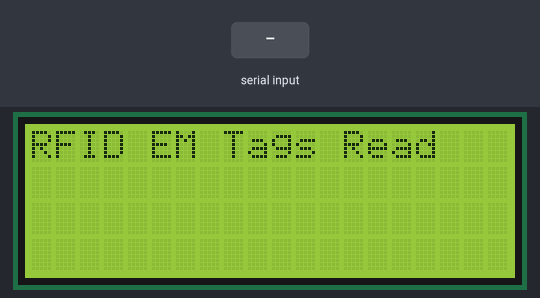
A sketch run on a simulated Arduino Mega 2560, built with avr-gcc and run on an emulated ATmega2560. Parts: 20×4 character LCD. The inputs (shaded band) are chosen by the test bench. What the sketch prints to the serial monitor is not drawn.

Above: at 1.2 s.
1.3 s: "1" received over the second serial link
At 2.7 s:
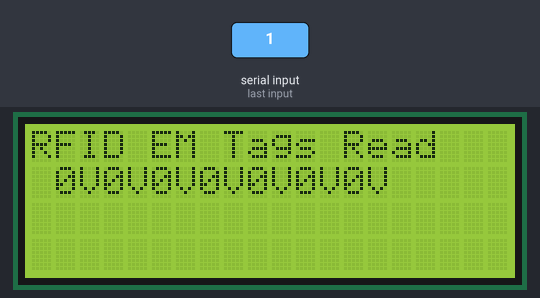
Timing chart, 0 to 4.3 s (numbered marks = the images above; inputs shaded):
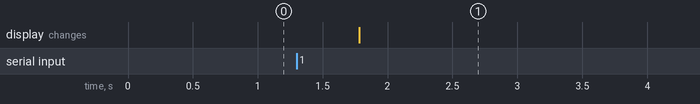

Measured:
- after the input at 1.3 s, the display: changes after 0.48 s (image 1)

The sketch:

em02.ino
```cpp
//#include <SoftwareSerial.h>
//SoftwareSerial RFID(2, 3); // RX and TX
#include <LiquidCrystal.h>

/* LiquidCrystal display with:

LiquidCrystal(rs, enable, d4, d5, d6, d7)
LiquidCrystal(rs, rw, enable, d4, d5, d6, d7)
LiquidCrystal(rs, enable, d0, d1, d2, d3, d4, d5, d6, d7)
LiquidCrystal(rs, rw, enable, d0, d1, d2, d3, d4, d5, d6, d7)
R/W Pin Read = LOW / Write = HIGH   // if No pin connect RW , please leave R/W Pin for Low State

Parameters
*/
LiquidCrystal lcd(8,9,10,38,40,42,44);   //ok

#define openkeypin 4
int debugmode = 0;
int data1 = 0;
int ok = -1;

int tag1[14] = {2 ,31 ,32 ,30 ,30 ,32 ,31 ,42 ,42 ,39 ,38 ,31 ,30 ,3};
int tag2[14] = {2 ,30 ,31 ,30 ,34 ,42 ,39 ,37 ,34 ,39 ,30 ,35 ,38 ,3};
int newtag[14] = { 0,0,0,0,0,0,0,0,0,0,0,0,0,0}; // used for read comparisons
byte cardvalue[14] ;
void setup()
{
  Serial2.begin(9600);    // start serial to RFID reader
  Serial.begin(9600);  // start serial to PC
    Serial.println("RFID EM Tags Read");
    lcd.begin(20, 4);
// 設定 LCD 的行列數目 (4 x 20)
   lcd.setCursor(0,0);
  // 列印 "Hello World" 訊息到 LCD 上
    lcd.print("RFID EM Tags Read");
}

void loop()
{
   if  (readTags(&newtag[0]))
   {
        Serial.print("Card Number is :(") ;
        Serial.print(getcardnumber(&newtag[0])) ;
        Serial.print(")\n") ;
         lcd.setCursor(1,1);
        lcd.print("                     ");
         lcd.setCursor(1,1);
        lcd.print(getcardnumberA(&newtag[0]));
         lcd.setCursor(1,2);
        lcd.print("                     ");
         lcd.setCursor(1,1);
        lcd.print(getcardnumberB(&newtag[0]));

   }
   delay(400);
}


boolean comparetag(int aa[14], int bb[14])
{
  boolean ff = false;
  int fg = 0;
  for (int cc = 0 ; cc < 14 ; cc++)
  {
    if (aa[cc] == bb[cc])
    {
      fg++;
    }
  }
  if (fg == 14)
  {
    ff = true;
  }
  return ff;
}

void checkmytags() // compares each tag against the tag just read
{
  ok = 0; // this variable helps decision-making,
  // if it is 1 we have a match, zero is a read but no match,
  // -1 is no read attempt made
  if (comparetag(newtag, tag1) == true)
  {
    ok++;
  }
  if (comparetag(newtag, tag2) == true)
  {
    ok++;
  }
}

boolean readTags(int *data)
{
  boolean temp = false;

  if (Serial2.available() > 0)
  {
    // read tag numbers
    delay(100); // needed to allow time for the data to come in from the serial buffer.

    for (int z = 0 ; z < 14 ; z++) // read the rest of the tag
    {
      data1 = Serial2.read();
      *(data+z) = data1;
    }
     temp = true ;
   // Serial2.flush(); // stops multiple reads

    // do the tags match up?
   // checkmytags();
  }

  // now do something based on tag type
   return temp ;
}

String getcardnumber(int *cc)
{
    return joinCardBytes(cc, 14) ;
}

String getcardnumberA(int *cc)
{
    return joinCardBytes(cc, 7) ;
}

String getcardnumberB(int *cc)
{
    return joinCardBytes(cc+7, 7) ;
}

String joinCardBytes(int *cc, int len)
{
  String retstring = String("");
  int i = 0 ;
for (i = 0 ; i < len; i++)
  {
      retstring.concat(strzero(*(cc+i),2,16) );
  }
      return retstring;
}

void decryptkey(String kk)
{
  int tmp1,tmp2,tmp3,tmp4 ;
  tmp1 = unstrzero(kk.substring(0, 2) ,16);
  tmp2 = unstrzero(kk.substring(2, 4) ,16);
  tmp3 = unstrzero(kk.substring(4, 6) ,16);
  tmp4 = unstrzero(kk.substring(6, 8) ,16);
  cardvalue[0] = tmp1 ;
  cardvalue[1] = tmp2 ;
  cardvalue[2] = tmp3 ;
  cardvalue[3] = tmp4 ;
       if (debugmode == 1)
      {
          Serial.print("decryptkey key : ");
          Serial.print("key1 =");
          Serial.print(kk);
          Serial.print(":(");
          Serial.println(tmp1,HEX);
          Serial.print("/");
          Serial.print(tmp2,HEX);
          Serial.print("/");
          Serial.print(tmp3,HEX);
          Serial.print("/");
          Serial.print(tmp4,HEX);
          Serial.print(")");
          Serial.println("");
      }
}

String strzero(long num, int len, int base)
{
  String retstring = String("");
  int ln = 1 ;
    int i = 0 ;
    char tmp[10] ;
    long tmpnum = num ;
    int tmpchr = 0 ;
    char hexcode[]={'0','1','2','3','4','5','6','7','8','9','A','B','C','D','E','F'} ;
    while (ln <= len)
    {
        tmpchr = (int)(tmpnum % base) ;
        tmp[ln-1] = hexcode[tmpchr] ;
        ln++ ;
         tmpnum = (long)(tmpnum/base) ;
/*
        Serial.print("tran :(");
        Serial.print(ln);
        Serial.print(")/(");
        Serial.print(hexcode[tmpchr] );
        Serial.print(")/(");
        Serial.print(tmpchr);
        Serial.println(")");
        */

    }
    for (i = len-1; i >= 0 ; i --)
      {
          retstring.concat(tmp[i]);
      }

  return retstring;
}

unsigned long unstrzero(String hexstr, int base)
{
  String chkstring  ;
  int len = hexstr.length() ;
  if (debugmode == 1)
      {
          Serial.print("String ");
          Serial.println(hexstr);
          Serial.print("len:");
          Serial.println(len);
      }
    unsigned int i = 0 ;
    unsigned int tmp = 0 ;
    unsigned int tmp1 = 0 ;
    unsigned long tmpnum = 0 ;
    String hexcode = String("0123456789ABCDEF") ;
    for (i = 0 ; i < (len ) ; i++)
    {
  //     chkstring= hexstr.substring(i,i) ;
      hexstr.toUpperCase() ;
           tmp = hexstr.charAt(i) ;   // give i th char and return this char
           tmp1 = hexcode.indexOf(tmp) ;
      tmpnum = tmpnum + tmp1* POW(base,(len -i -1) )  ;

      if (debugmode == 1)
      {
            Serial.print("char:( ");
          Serial.print(i);
            Serial.print(")/(");
          Serial.print(hexstr);
            Serial.print(")/(");
          Serial.print(tmpnum);
            Serial.print(")/(");
          Serial.print((long)pow(16,(len -i -1)));
            Serial.print(")/(");
          Serial.print(pow(16,(len -i -1) ));
            Serial.print(")/(");
          Serial.print((char)tmp);
            Serial.print(")/(");
          Serial.print(tmp1);
            Serial.print(")");
            Serial.println("");
      }
    }
  return tmpnum;
}

long POW(long num, int expo)
{
  long tmp =1 ;
  if (expo > 0)
  {
        for(int i = 0 ; i< expo ; i++)
          tmp = tmp * num ;
         return tmp ;
  }
  else
  {
   return tmp ;
  }
}
```
